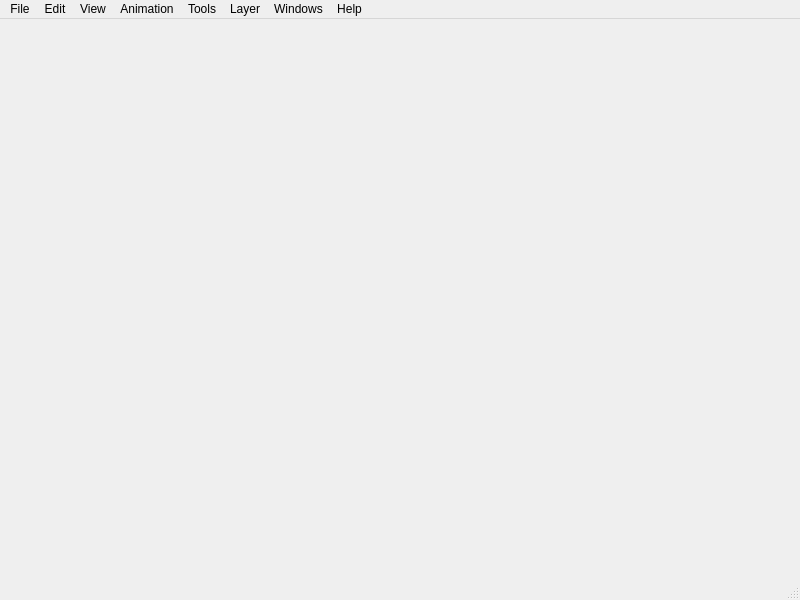
<?xml version="1.0" encoding="UTF-8"?>
<ui version="4.0">
 <class>MainWindow2</class>
 <widget class="QMainWindow" name="MainWindow2">
  <property name="geometry">
   <rect>
    <x>0</x>
    <y>0</y>
    <width>800</width>
    <height>600</height>
   </rect>
  </property>
  <property name="windowTitle">
   <string>MainWindow</string>
  </property>
  <widget class="QWidget" name="centralwidget"/>
  <widget class="QMenuBar" name="menubar">
   <property name="geometry">
    <rect>
     <x>0</x>
     <y>0</y>
     <width>800</width>
     <height>21</height>
    </rect>
   </property>
   <widget class="QMenu" name="menuFile">
    <property name="title">
     <string>File</string>
    </property>
    <widget class="QMenu" name="menuImport">
     <property name="title">
      <string>Import</string>
     </property>
     <addaction name="separator"/>
     <addaction name="actionImport_Image"/>
     <addaction name="actionImport_Image_Sequence"/>
     <addaction name="actionImport_Movie"/>
     <addaction name="actionImport_Sound"/>
     <addaction name="separator"/>
     <addaction name="actionImport_Palette"/>
    </widget>
    <widget class="QMenu" name="menuExport">
     <property name="title">
      <string>Export</string>
     </property>
     <addaction name="separator"/>
     <addaction name="actionExport_X_sheet"/>
     <addaction name="actionExport_Image_Sequence"/>
     <addaction name="actionExport_Image"/>
     <addaction name="actionExport_Movie"/>
     <addaction name="actionExport_Svg_Image"/>
     <addaction name="separator"/>
     <addaction name="actionExport_Palette"/>
    </widget>
    <addaction name="actionNew"/>
    <addaction name="actionOpen"/>
    <addaction name="actionSave"/>
    <addaction name="actionSave_as"/>
    <addaction name="separator"/>
    <addaction name="menuImport"/>
    <addaction name="menuExport"/>
    <addaction name="separator"/>
    <addaction name="actionPrint"/>
    <addaction name="separator"/>
    <addaction name="actionExit"/>
   </widget>
   <widget class="QMenu" name="menuEdit">
    <property name="title">
     <string>Edit</string>
    </property>
    <widget class="QMenu" name="menuSelection">
     <property name="title">
      <string>Selection</string>
     </property>
     <addaction name="actionFlip_X"/>
     <addaction name="actionFlip_Y"/>
    </widget>
    <addaction name="actionUndo"/>
    <addaction name="actionRedo"/>
    <addaction name="separator"/>
    <addaction name="actionCut"/>
    <addaction name="actionCopy"/>
    <addaction name="actionPaste"/>
    <addaction name="actionClearFrame"/>
    <addaction name="separator"/>
    <addaction name="actionCrop"/>
    <addaction name="actionCrop_To_Selection"/>
    <addaction name="menuSelection"/>
    <addaction name="separator"/>
    <addaction name="actionSelect_All"/>
    <addaction name="actionDeselect_All"/>
    <addaction name="separator"/>
    <addaction name="actionPreference"/>
   </widget>
   <widget class="QMenu" name="menuView">
    <property name="title">
     <string>View</string>
    </property>
    <widget class="QMenu" name="menuOnion_Skin">
     <property name="title">
      <string>Onion Skin</string>
     </property>
     <addaction name="actionOnionPrevious"/>
     <addaction name="actionOnionNext"/>
     <addaction name="actionMultiLayerOnionSkin"/>
    </widget>
    <addaction name="actionReset_Windows"/>
    <addaction name="actionReset_View"/>
    <addaction name="separator"/>
    <addaction name="actionZoom_In"/>
    <addaction name="actionZoom_Out"/>
    <addaction name="separator"/>
    <addaction name="actionRotate_Clockwise"/>
    <addaction name="actionRotate_Anticlosewise"/>
    <addaction name="separator"/>
    <addaction name="actionHorizontal_Flip"/>
    <addaction name="actionVertical_Flip"/>
    <addaction name="separator"/>
    <addaction name="actionPreview"/>
    <addaction name="separator"/>
    <addaction name="actionGrid"/>
    <addaction name="separator"/>
    <addaction name="menuOnion_Skin"/>
   </widget>
   <widget class="QMenu" name="menuAnimation">
    <property name="title">
     <string>Animation</string>
    </property>
    <addaction name="actionPlay"/>
    <addaction name="actionLoop"/>
    <addaction name="actionLoopControl"/>
    <addaction name="separator"/>
    <addaction name="actionNext_Frame"/>
    <addaction name="actionPrevious_Frame"/>
    <addaction name="actionNext_KeyFrame"/>
    <addaction name="actionPrev_KeyFrame"/>
    <addaction name="separator"/>
    <addaction name="actionAdd_Frame"/>
    <addaction name="actionDuplicate_Frame"/>
    <addaction name="actionRemove_Frame"/>
   </widget>
   <widget class="QMenu" name="menuTools">
    <property name="title">
     <string>Tools</string>
    </property>
    <addaction name="actionMove"/>
    <addaction name="actionSelect"/>
    <addaction name="actionBrush"/>
    <addaction name="actionPolyline"/>
    <addaction name="actionSmudge"/>
    <addaction name="actionPen"/>
    <addaction name="actionHand"/>
    <addaction name="actionPencil"/>
    <addaction name="actionBucket"/>
    <addaction name="actionEyedropper"/>
    <addaction name="actionEraser"/>
    <addaction name="separator"/>
    <addaction name="actionTogglePalette"/>
    <addaction name="separator"/>
    <addaction name="actionResetToolsDefault"/>
   </widget>
   <widget class="QMenu" name="menuLayer">
    <property name="title">
     <string>Layer</string>
    </property>
    <addaction name="actionNew_Bitmap_Layer"/>
    <addaction name="actionNew_Vector_Layer"/>
    <addaction name="actionNew_Sound_Layer"/>
    <addaction name="actionNew_Camera_Layer"/>
    <addaction name="separator"/>
    <addaction name="actionDelete_Current_Layer"/>
   </widget>
   <widget class="QMenu" name="menuHelp">
    <property name="title">
     <string>Help</string>
    </property>
    <addaction name="actionHelp"/>
    <addaction name="actionAbout"/>
   </widget>
   <widget class="QMenu" name="menuWindows">
    <property name="title">
     <string>Windows</string>
    </property>
   </widget>
   <addaction name="menuFile"/>
   <addaction name="menuEdit"/>
   <addaction name="menuView"/>
   <addaction name="menuAnimation"/>
   <addaction name="menuTools"/>
   <addaction name="menuLayer"/>
   <addaction name="menuWindows"/>
   <addaction name="menuHelp"/>
  </widget>
  <widget class="QStatusBar" name="statusbar"/>
  <action name="actionNew">
   <property name="icon">
    <iconset resource="../../pencil.qrc">
     <normaloff>:/icons/new.png</normaloff>:/icons/new.png</iconset>
   </property>
   <property name="text">
    <string>New</string>
   </property>
  </action>
  <action name="actionOpen">
   <property name="icon">
    <iconset resource="../../pencil.qrc">
     <normaloff>:/icons/open.png</normaloff>:/icons/open.png</iconset>
   </property>
   <property name="text">
    <string>Open</string>
   </property>
  </action>
  <action name="actionSave">
   <property name="icon">
    <iconset resource="../../pencil.qrc">
     <normaloff>:/icons/save.png</normaloff>:/icons/save.png</iconset>
   </property>
   <property name="text">
    <string>Save</string>
   </property>
  </action>
  <action name="actionSave_as">
   <property name="icon">
    <iconset resource="../../pencil.qrc">
     <normaloff>:/icons/saveas.png</normaloff>:/icons/saveas.png</iconset>
   </property>
   <property name="text">
    <string>Save As ..</string>
   </property>
  </action>
  <action name="actionPrint">
   <property name="icon">
    <iconset resource="../../pencil.qrc">
     <normaloff>:/icons/printer3.png</normaloff>:/icons/printer3.png</iconset>
   </property>
   <property name="text">
    <string>Print</string>
   </property>
  </action>
  <action name="actionExit">
   <property name="icon">
    <iconset resource="../../pencil.qrc">
     <normaloff>:/icons/exit.png</normaloff>:/icons/exit.png</iconset>
   </property>
   <property name="text">
    <string>Exit</string>
   </property>
  </action>
  <action name="actionExport_X_sheet">
   <property name="text">
    <string>X-sheet ...</string>
   </property>
  </action>
  <action name="actionExport_Image_Sequence">
   <property name="text">
    <string>Image Sequence...</string>
   </property>
  </action>
  <action name="actionExport_Image">
   <property name="text">
    <string>Image...</string>
   </property>
  </action>
  <action name="actionExport_Movie">
   <property name="text">
    <string>Movie...</string>
   </property>
  </action>
  <action name="actionExport_Palette">
   <property name="text">
    <string>Palette...</string>
   </property>
  </action>
  <action name="actionExport_Svg_Image">
   <property name="text">
    <string>Svg Image...</string>
   </property>
  </action>
  <action name="actionImport_Image">
   <property name="text">
    <string>Image...</string>
   </property>
  </action>
  <action name="actionImport_Image_Sequence">
   <property name="text">
    <string>Image Sequence...</string>
   </property>
  </action>
  <action name="actionImport_Movie">
   <property name="text">
    <string>Movie...</string>
   </property>
  </action>
  <action name="actionImport_Sound">
   <property name="text">
    <string>Sound...</string>
   </property>
  </action>
  <action name="actionImport_Palette">
   <property name="text">
    <string>Palette...</string>
   </property>
  </action>
  <action name="actionUndo">
   <property name="icon">
    <iconset resource="../../pencil.qrc">
     <normaloff>:/icons/undo.png</normaloff>:/icons/undo.png</iconset>
   </property>
   <property name="text">
    <string>Undo</string>
   </property>
  </action>
  <action name="actionRedo">
   <property name="icon">
    <iconset resource="../../pencil.qrc">
     <normaloff>:/icons/redo.png</normaloff>:/icons/redo.png</iconset>
   </property>
   <property name="text">
    <string>Redo</string>
   </property>
  </action>
  <action name="actionCut">
   <property name="icon">
    <iconset resource="../../pencil.qrc">
     <normaloff>:/icons/cut.png</normaloff>:/icons/cut.png</iconset>
   </property>
   <property name="text">
    <string>Cut</string>
   </property>
  </action>
  <action name="actionCopy">
   <property name="icon">
    <iconset resource="../../pencil.qrc">
     <normaloff>:/icons/copy.png</normaloff>:/icons/copy.png</iconset>
   </property>
   <property name="text">
    <string>Copy</string>
   </property>
  </action>
  <action name="actionPaste">
   <property name="icon">
    <iconset resource="../../pencil.qrc">
     <normaloff>:/icons/paste.png</normaloff>:/icons/paste.png</iconset>
   </property>
   <property name="text">
    <string>Paste</string>
   </property>
  </action>
  <action name="actionCrop">
   <property name="text">
    <string>Crop</string>
   </property>
  </action>
  <action name="actionCrop_To_Selection">
   <property name="text">
    <string>Crop To Selection</string>
   </property>
  </action>
  <action name="actionSelect_All">
   <property name="text">
    <string>Select All</string>
   </property>
  </action>
  <action name="actionDeselect_All">
   <property name="text">
    <string>Deselect All</string>
   </property>
  </action>
  <action name="actionClearFrame">
   <property name="icon">
    <iconset resource="../../pencil.qrc">
     <normaloff>:/icons/clear.png</normaloff>:/icons/clear.png</iconset>
   </property>
   <property name="text">
    <string>Clear Frame</string>
   </property>
  </action>
  <action name="actionPreference">
   <property name="text">
    <string>Preferences</string>
   </property>
  </action>
  <action name="actionReset_Windows">
   <property name="text">
    <string>Reset Windows</string>
   </property>
  </action>
  <action name="actionZoom_In">
   <property name="icon">
    <iconset resource="../../pencil.qrc">
     <normaloff>:/icons/magnify.png</normaloff>:/icons/magnify.png</iconset>
   </property>
   <property name="text">
    <string>Zoom In</string>
   </property>
  </action>
  <action name="actionZoom_Out">
   <property name="icon">
    <iconset resource="../../pencil.qrc">
     <normaloff>:/icons/magnify.png</normaloff>:/icons/magnify.png</iconset>
   </property>
   <property name="text">
    <string>Zoom Out</string>
   </property>
  </action>
  <action name="actionRotate_Clockwise">
   <property name="text">
    <string>Rotate Clockwise</string>
   </property>
  </action>
  <action name="actionRotate_Anticlosewise">
   <property name="text">
    <string>Rotate AntiClosewise</string>
   </property>
  </action>
  <action name="actionReset_View">
   <property name="text">
    <string>Reset Zoom/Rotate</string>
   </property>
  </action>
  <action name="actionHorizontal_Flip">
   <property name="icon">
    <iconset resource="../../pencil.qrc">
     <normaloff>:/icons/mirror.png</normaloff>:/icons/mirror.png</iconset>
   </property>
   <property name="text">
    <string>Horizontal Flip</string>
   </property>
  </action>
  <action name="actionVertical_Flip">
   <property name="icon">
    <iconset resource="../../pencil.qrc">
     <normaloff>:/icons/mirrorV.png</normaloff>:/icons/mirrorV.png</iconset>
   </property>
   <property name="text">
    <string>Vertical Flip</string>
   </property>
  </action>
  <action name="actionPreview">
   <property name="text">
    <string>Preview</string>
   </property>
  </action>
  <action name="actionGrid">
   <property name="text">
    <string>Grid</string>
   </property>
  </action>
  <action name="actionOnionPrevious">
   <property name="checkable">
    <bool>true</bool>
   </property>
   <property name="icon">
    <iconset resource="../../pencil.qrc">
     <normaloff>:/icons/onionPrev.png</normaloff>:/icons/onionPrev.png</iconset>
   </property>
   <property name="text">
    <string>Previous</string>
   </property>
  </action>
  <action name="actionOnionNext">
   <property name="checkable">
    <bool>true</bool>
   </property>
   <property name="icon">
    <iconset resource="../../pencil.qrc">
     <normaloff>:/icons/onionNext.png</normaloff>:/icons/onionNext.png</iconset>
   </property>
   <property name="text">
    <string>Next</string>
   </property>
  </action>
  <action name="actionPlay">
   <property name="icon">
    <iconset resource="../../pencil.qrc">
     <normaloff>:/icons/controls/play.png</normaloff>:/icons/controls/play.png</iconset>
   </property>
   <property name="text">
    <string>Play</string>
   </property>
  </action>
  <action name="actionLoop">
   <property name="checkable">
    <bool>true</bool>
   </property>
   <property name="icon">
    <iconset resource="../../pencil.qrc">
     <normaloff>:/icons/controls/loop.png</normaloff>:/icons/controls/loop.png</iconset>
   </property>
   <property name="text">
    <string>Loop</string>
   </property>
  </action>
  <action name="actionNext_Frame">
   <property name="icon">
    <iconset resource="../../pencil.qrc">
     <normaloff>:/icons/next.png</normaloff>:/icons/next.png</iconset>
   </property>
   <property name="text">
    <string>Next Frame</string>
   </property>
  </action>
  <action name="actionPrevious_Frame">
   <property name="icon">
    <iconset resource="../../pencil.qrc">
     <normaloff>:/icons/prev.png</normaloff>:/icons/prev.png</iconset>
   </property>
   <property name="text">
    <string>Previous Frame</string>
   </property>
  </action>
  <action name="actionExtend_Frame">
   <property name="text">
    <string>Extend Frame</string>
   </property>
  </action>
  <action name="actionAdd_Frame">
   <property name="icon">
    <iconset resource="../../pencil.qrc">
     <normaloff>:/icons/add.png</normaloff>:/icons/add.png</iconset>
   </property>
   <property name="text">
    <string>Add Frame</string>
   </property>
  </action>
  <action name="actionDuplicate_Frame">
   <property name="icon">
    <iconset resource="../../pencil.qrc">
     <normaloff>:/icons/controls/duplicate.png</normaloff>:/icons/controls/duplicate.png</iconset>
   </property>
   <property name="text">
    <string>Duplicate Frame</string>
   </property>
  </action>
  <action name="actionRemove_Frame">
   <property name="icon">
    <iconset resource="../../pencil.qrc">
     <normaloff>:/icons/remove.png</normaloff>:/icons/remove.png</iconset>
   </property>
   <property name="text">
    <string>Remove Frame</string>
   </property>
  </action>
  <action name="actionMove">
   <property name="icon">
    <iconset resource="../../pencil.qrc">
     <normaloff>:/icons/move.png</normaloff>:/icons/move.png</iconset>
   </property>
   <property name="text">
    <string>Move</string>
   </property>
  </action>
  <action name="actionClear">
   <property name="icon">
    <iconset resource="../../pencil.qrc">
     <normaloff>:/icons/clear.png</normaloff>:/icons/clear.png</iconset>
   </property>
   <property name="text">
    <string>Clear Frame</string>
   </property>
  </action>
  <action name="actionSelect">
   <property name="icon">
    <iconset resource="../../pencil.qrc">
     <normaloff>:/icons/select.png</normaloff>:/icons/select.png</iconset>
   </property>
   <property name="text">
    <string>Select</string>
   </property>
  </action>
  <action name="actionBrush">
   <property name="icon">
    <iconset resource="../../pencil.qrc">
     <normaloff>:/icons/brush.png</normaloff>:/icons/brush.png</iconset>
   </property>
   <property name="text">
    <string>Brush</string>
   </property>
  </action>
  <action name="actionPolyline">
   <property name="icon">
    <iconset resource="../../pencil.qrc">
     <normaloff>:/icons/polyline.png</normaloff>:/icons/polyline.png</iconset>
   </property>
   <property name="text">
    <string>Polyline</string>
   </property>
  </action>
  <action name="actionSmudge">
   <property name="icon">
    <iconset resource="../../pencil.qrc">
     <normaloff>:/icons/smudge.png</normaloff>:/icons/smudge.png</iconset>
   </property>
   <property name="text">
    <string>Smudge</string>
   </property>
  </action>
  <action name="actionPen">
   <property name="icon">
    <iconset resource="../../pencil.qrc">
     <normaloff>:/icons/pen.png</normaloff>:/icons/pen.png</iconset>
   </property>
   <property name="text">
    <string>Pen</string>
   </property>
  </action>
  <action name="actionHand">
   <property name="icon">
    <iconset resource="../../pencil.qrc">
     <normaloff>:/icons/hand.png</normaloff>:/icons/hand.png</iconset>
   </property>
   <property name="text">
    <string>Hand</string>
   </property>
  </action>
  <action name="actionPencil">
   <property name="icon">
    <iconset resource="../../pencil.qrc">
     <normaloff>:/icons/pencil2.png</normaloff>:/icons/pencil2.png</iconset>
   </property>
   <property name="text">
    <string>Pencil</string>
   </property>
  </action>
  <action name="actionBucket">
   <property name="icon">
    <iconset resource="../../pencil.qrc">
     <normaloff>:/icons/bucket.png</normaloff>:/icons/bucket.png</iconset>
   </property>
   <property name="text">
    <string>Bucket</string>
   </property>
  </action>
  <action name="actionEyedropper">
   <property name="icon">
    <iconset resource="../../pencil.qrc">
     <normaloff>:/icons/eyedropper.png</normaloff>:/icons/eyedropper.png</iconset>
   </property>
   <property name="text">
    <string>Eyedropper</string>
   </property>
  </action>
  <action name="actionEraser">
   <property name="icon">
    <iconset resource="../../pencil.qrc">
     <normaloff>:/icons/eraser.png</normaloff>:/icons/eraser.png</iconset>
   </property>
   <property name="text">
    <string>Eraser</string>
   </property>
  </action>
  <action name="actionNew_Bitmap_Layer">
   <property name="icon">
    <iconset resource="../../pencil.qrc">
     <normaloff>:/icons/layer-bitmap.png</normaloff>:/icons/layer-bitmap.png</iconset>
   </property>
   <property name="text">
    <string>New Bitmap Layer</string>
   </property>
  </action>
  <action name="actionNew_Vector_Layer">
   <property name="icon">
    <iconset resource="../../pencil.qrc">
     <normaloff>:/icons/layer-vector.png</normaloff>:/icons/layer-vector.png</iconset>
   </property>
   <property name="text">
    <string>New Vector Layer</string>
   </property>
  </action>
  <action name="actionNew_Sound_Layer">
   <property name="icon">
    <iconset resource="../../pencil.qrc">
     <normaloff>:/icons/layer-sound.png</normaloff>:/icons/layer-sound.png</iconset>
   </property>
   <property name="text">
    <string>New Sound Layer</string>
   </property>
  </action>
  <action name="actionNew_Camera_Layer">
   <property name="icon">
    <iconset resource="../../pencil.qrc">
     <normaloff>:/icons/layer-camera.png</normaloff>:/icons/layer-camera.png</iconset>
   </property>
   <property name="text">
    <string>New Camera Layer</string>
   </property>
  </action>
  <action name="actionDelete_Current_Layer">
   <property name="text">
    <string>Delete Current Layer</string>
   </property>
  </action>
  <action name="actionHelp">
   <property name="text">
    <string>Help</string>
   </property>
  </action>
  <action name="actionAbout">
   <property name="text">
    <string>About</string>
   </property>
  </action>
  <action name="actionTogglePalette">
   <property name="checkable">
    <bool>true</bool>
   </property>
   <property name="text">
    <string>Toggle palette</string>
   </property>
  </action>
  <action name="actionResetToolsDefault">
   <property name="text">
    <string>Reset to default</string>
   </property>
   <property name="toolTip">
    <string>Reset to default</string>
   </property>
  </action>
  <action name="actionNext_KeyFrame">
   <property name="icon">
    <iconset>
     <normalon>:/icons/next.png</normalon>
    </iconset>
   </property>
   <property name="text">
    <string>Next_KeyFrame</string>
   </property>
   <property name="toolTip">
    <string>Next KeyFrame</string>
   </property>
  </action>
  <action name="actionPrev_KeyFrame">
   <property name="icon">
    <iconset>
     <normalon>:/icons/prev.png</normalon>
    </iconset>
   </property>
   <property name="text">
    <string>Prev_KeyFrame</string>
   </property>
   <property name="toolTip">
    <string>Previous KeyFrame</string>
   </property>
  </action>
  <action name="actionMultiLayerOnionSkin">
   <property name="checkable">
    <bool>true</bool>
   </property>
   <property name="checked">
    <bool>true</bool>
   </property>
   <property name="text">
    <string>MultiLayerOnionSkin</string>
   </property>
  </action>
  <action name="actionLoopControl">
   <property name="checkable">
    <bool>true</bool>
   </property>
   <property name="enabled">
    <bool>false</bool>
   </property>
   <property name="text">
    <string>loopcontrol</string>
   </property>
  </action>
  <action name="actionToolsWidget">
   <property name="checkable">
    <bool>true</bool>
   </property>
   <property name="text">
    <string>Tools</string>
   </property>
  </action>
  <action name="actionTimeline">
   <property name="checkable">
    <bool>true</bool>
   </property>
   <property name="text">
    <string>Timeline</string>
   </property>
  </action>
  <action name="actionOptionsWidget">
   <property name="checkable">
    <bool>true</bool>
   </property>
   <property name="text">
    <string>Options</string>
   </property>
  </action>
  <action name="actionColorWheel">
   <property name="checkable">
    <bool>true</bool>
   </property>
   <property name="text">
    <string>Color Wheel</string>
   </property>
  </action>
  <action name="actionColorPalette">
   <property name="checkable">
    <bool>true</bool>
   </property>
   <property name="text">
    <string>Color Palette</string>
   </property>
  </action>
  <action name="actionDisplayOptions">
   <property name="checkable">
    <bool>true</bool>
   </property>
   <property name="text">
    <string>Display Options</string>
   </property>
  </action>
  <action name="actionFlip_X">
   <property name="text">
    <string>Flip X</string>
   </property>
  </action>
  <action name="actionFlip_Y">
   <property name="text">
    <string>Flip Y</string>
   </property>
  </action>
 </widget>
 <resources>
  <include location="../../pencil.qrc"/>
 </resources>
 <connections/>
</ui>
